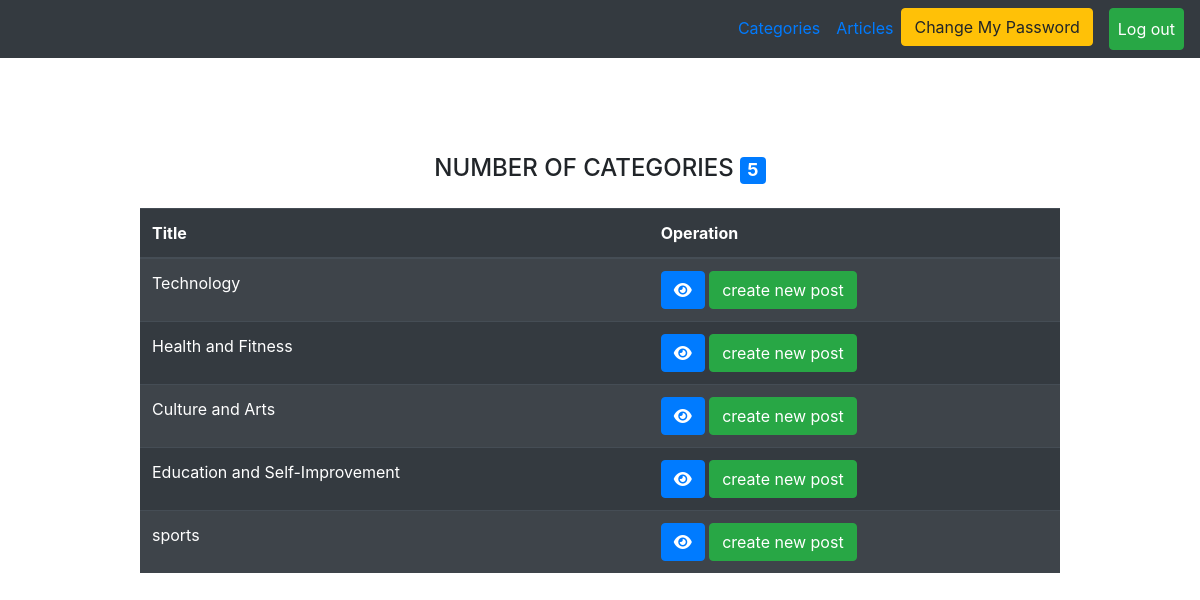
Screenshot of /index.php (signed in) with the database file from the repository.
### tables this page shows
CREATE TABLE `categories` (
  `category_id` int(11) NOT NULL,
  `title` varchar(255) NOT NULL,
  `status` enum('0','1') DEFAULT '1',
  `created_at` timestamp NULL DEFAULT NULL,
  `updated_at` timestamp NULL DEFAULT NULL
);

### index.php (the view, shortened to what this page needs)
<?php
include("users.php");
if (isset($_SESSION['userlogin'])) {
    $page = "All";
    if ($page == "All") {
        $statment = $connect->prepare('select * from categories where `status`="1" ');
        $statment->execute();
        $usercount = $statment->rowcount();
        $result = $statment->fetchall();
?>
        <div class="container mt-5 ">
            <div class="row">
                <div class="col-md-10 m-auto pt-5">
                    <div>
                        <?php
                        if (empty($result)) {
                            echo '<h3 class="text-center">"No Categories To View"</h3>';
                        }else{
                        ?>
                        <h4 class="text-center mb-4">NUMBER OF CATEGORIES
                            <span class="badge badge-primary"><?php echo $usercount ?></span>
                        </h4>
                        <table class="table table-striped table-dark ">
                            <thead>
                                <tr>
                                    <th scope="col">Title</th>
                                    <th scope="col">Operation</th>
                                </tr>
                            </thead>
                            <tbody>
                                <?php
                                foreach ($result as $item) {
                                ?>
                                    <tr>
                                        <td><?php echo $item['title'] ?></td>
                                        <td>
                                            <a href="?page=show&category_id=<?php echo $item['category_id'] ?>" class="btn btn-primary"><i class="fa-solid fa-eye"></i></a>
                                            <a href="?page=create&category_id=<?php echo $item['category_id'] ?>" class=" btn btn-success">create new post</a>
                                        </td>
                                    </tr>
                                <?php
                                }
                                ?>
                            </tbody>
                        </table>
                    </div>
                </div>
            </div>
        </div>
    <?php
 }
    } else if ($page == "show") {
        if (isset($_GET['category_id'])) {
            $category_id = $_GET['category_id'];
        }
        $statment = $connect->prepare("select * from categories where category_id =?");
        $statment->execute(array($category_id));
        $item = $statment->fetch();
    ?>
        <div class="container mt-5 pt-5">
            <div class="row">
                <div class="col-md-10 m-auto">
                    <table class="table table-striped table-dark">
                        <thead>
                            <tr>
                                <th scope="col">Created_at</th>
                                <th scope="col">Updated_at</th>
                                <th scope="col">Operation</th>
                            </tr>
                        </thead>
                        <tbody>
                            <tr>
                                <td><?php echo $item['created_at'] ?></td>
                                <td><?php echo $item['updated_at'] ?></td>
                                <td>
                                    <a href="index.php" class="btn btn-success"><i class="fa-solid fa-house"></i></a>
                            </tr>
                        </tbody>
                    </table>
                </div>
            </div>
        </div>
    <?php
    } else if ($page == "create") {
        if (isset($_GET['category_id'])) {
            $category_id = $_GET['category_id'];
        }
    ?>
        <div class="container mt-5">
            <div class="row">
                <div class="col-md-10 m-auto">
                    <h4 class="text-center mt-4">CREATE ARTICLE PAGE</h4>
                    <form action="?page=savenew" method="post" enctype="multipart/form-data">
                        <label>TITLE</label>
                        <input type="text" name="title" class="form-control mb-4"
                            value="<?php if(isset($_SESSION['old_title'])) {echo $_SESSION['old_title'];unset($_SESSION['old_title']);}?>">
                        <?php
                        if (isset($_SESSION['title'])) {
                            echo "<h4 class='text-center alert alert-danger'>" . $_SESSION['title'] . "</h4>";
                            unset($_SESSION['title']);
                        }
                        ?>
                        <label>CONTENT</label>
                        <textarea  name="desc" class="form-control mb-4" style="height: 200px;"><?php if(isset($_SESSION['old_content'])){echo $_SESSION['old_content'];unset($_SESSION['old_content']);}?></textarea>
                        <?php
                        if (isset($_SESSION['content'])) {
                            echo "<h4 class='text-center alert alert-danger'>" . $_SESSION['content'] . "</h4>";
                            unset($_SESSION['content']);
                        }
                        ?>
                        <label>Images</label>
                        <input type="file" name="img" class="form-control mb-4">
                        <?php
                        if (isset($_SESSION['file'])) {
                            echo "<h4 class='text-center alert alert-danger'>" . $_SESSION['file'] . "</h4>";
                            unset($_SESSION['file']);
                        }
                        ?>
                        <input name="category_id" type="hidden" value="<?php echo $category_id ?>">
                        <input type="submit" class="form-control  btn btn-success" value="CREATE NEW POST">
                    </form>
                </div>
            </div>
        </div>
<?php
    } else if ($page == "savenew") {
        if ($_SERVER['REQUEST_METHOD'] == "POST") {
            $title = $_POST['title'];
            $desc = $_POST['desc'];
            $cateid = $_POST['category_id'];
            $img = $_FILES['img']['name'];
            $errorstext = array();
            $errorsdesc = array();
            $errors = array();
            $words = explode(' ', $title);
            $contentword = explode(' ', $desc);
            if (strlen($title) == "") {
                $errorstext[] = "write a title";
            } elseif (count($words) > 5) {
                $errorstext[] = "Title must be between 3 and 5 words";
            } elseif (strlen($desc) == "") {
                $errorsdesc[] = "write a content";
            } elseif (count($contentword) < 10 || count($contentword) > 100) {
                $errorsdesc[] = "Content must be between 10 and 100 words";
            } elseif ($img == "") {
                $img = "No Image";
            } elseif (file_exists("images/" . $_FILES["img"]["name"])) {
                $errors[] = "Try uploading another photo";
            } elseif ($_FILES["img"]["size"] > 4194304) {
                $errors[] = "The uploaded image exceeds the maximum allowed size of 4MB. Please upload a smaller image";
            } elseif ($_FILES["img"]["type"] != "image/png" && $_FILES["img"]["type"] != "image/jpeg") {
                $errors[] = "Only JPEG and PNG image files are allowed";
            }
            if (empty($errors)) {
                if (empty($errorsdesc)) {
                    if (empty($errorstext)) {
                        move_uploaded_file($_FILES["img"]["tmp_name"], "images/" . $_FILES['img']['name']);
                        try {
                            $statment = $connect->prepare("insert into posts
                            (title,description,user_id,category_id,files,created_at)
                            values
                            (?,?,?,?,?,now())");
                            $statment->execute(array($title, $desc, $_SESSION['userlogin_id'], $cateid, $img));
                            $_SESSION['message'] = "Your post is awaiting admin review and approval";
                            header("Location:posts.php");
                        } catch (PDOException $e) {
                            echo "<h4 class='text-center alert alert-danger'>Error IN VALUES</h4>";
                            header("Refresh:3;url=index.php?page=create&category_id=$cateid");
                        }
                    } else {
                        $_SESSION['title'] = implode("<br>", $errorstext);
                        $_SESSION['old_content'] = $desc;
                        header("Location:index.php?page=create&category_id=$cateid");
                    }
                } else {
                    $_SESSION['content'] = implode("<br>", $errorsdesc);
                    $_SESSION['old_title'] = $title;
                    header("Location:index.php?page=create&category_id=$cateid");
                }
            } else {
                $_SESSION['file'] = implode("<br>", $errors);
                header("Location:index.php?page=create&category_id=$cateid");
            }
        }
    }
} else {
    $_SESSION['message'] = "Please Login First";
    header("Location:login.php");
}
?>

### rows the page displays
categories: title "Technology"
categories: title "Health and Fitness"
categories: title "Culture and Arts"
categories: title "Education and Self-Improvement"
categories: title "sports"

### other values shown
$usercount "5"
